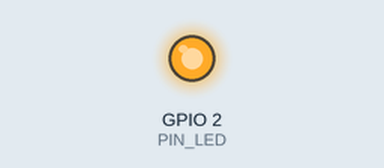
Recording of a sketch running on a simulated ESP8266 (NodeMCU). Shown: output pins drawn as LEDs (lit = HIGH). WiFi joins after 1.5 s; servers stay silent unless stated; not simulated (calls return 0 or success): secrets.h; what the sketch prints to the serial monitor is not drawn.

Above: at 1.6 s.
At 39.25 s:
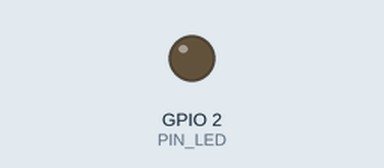
Timing chart, 0 to 40.0 s (numbered marks = the images above):
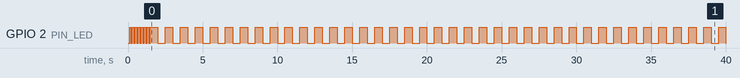

The sketch:

ota-base.ino
```cpp
// SmartGarden OTA base: the smallest firmware that can be replaced over Wi-Fi.
//
// It drives nothing: W (D1), B (D5) and PUMP (D7) stay INPUT (high impedance) at all
// times, so the lamp's own MCU and keys stay in charge (principle I, RQ-005-04).
// It joins the home Wi-Fi and waits for an over-the-air upload (ArduinoOTA, port 8266).
//
// On-board blue LED (GPIO2, active low):
//   fast blink (5 per second)  = not connected to Wi-Fi
//   slow blink (1 per second)  = connected, ready for an OTA upload
//
// Wi-Fi and OTA credentials live in secrets.h (not in git; see secrets.h.example).
// Serial monitor: 115200 baud, prints the IP address.

#include <ESP8266WiFi.h>
#include <ArduinoOTA.h>
#include "secrets.h"

const uint8_t OUTPUT_PINS[] = { 5, 14, 13 };  // D1 (W), D5 (B), D7 (pump)
const uint8_t PIN_LED = 2;                    // on-board LED, active low

void releaseAll() {
  for (uint8_t pin : OUTPUT_PINS) pinMode(pin, INPUT);
}

void setup() {
  releaseAll();  // first thing: every output high impedance
  pinMode(PIN_LED, OUTPUT);
  Serial.begin(115200);
  Serial.println();
  Serial.println(F("SmartGarden OTA base"));

  WiFi.mode(WIFI_STA);
  WiFi.hostname(OTA_HOSTNAME);
  WiFi.begin(WIFI_SSID, WIFI_PASSWORD);  // the core reconnects by itself

  ArduinoOTA.setHostname(OTA_HOSTNAME);
  ArduinoOTA.setPassword(OTA_PASSWORD);
  ArduinoOTA.onStart(releaseAll);
  ArduinoOTA.begin();
}

void loop() {
  ArduinoOTA.handle();

  const bool connected = WiFi.status() == WL_CONNECTED;
  digitalWrite(PIN_LED, (millis() / (connected ? 500 : 100)) % 2 ? HIGH : LOW);

  static bool announced = false;
  if (connected && !announced) {
    Serial.print(F("Wi-Fi OK, IP: "));
    Serial.println(WiFi.localIP());
  }
  announced = connected;
}
```

Measured:
- by itself, GPIO 2 (PIN_LED): goes 7 × (HIGH 0.10 s, LOW 0.10 s), 38 × (HIGH 0.50 s, LOW 0.50 s), HIGH 0.50 s, then LOW
